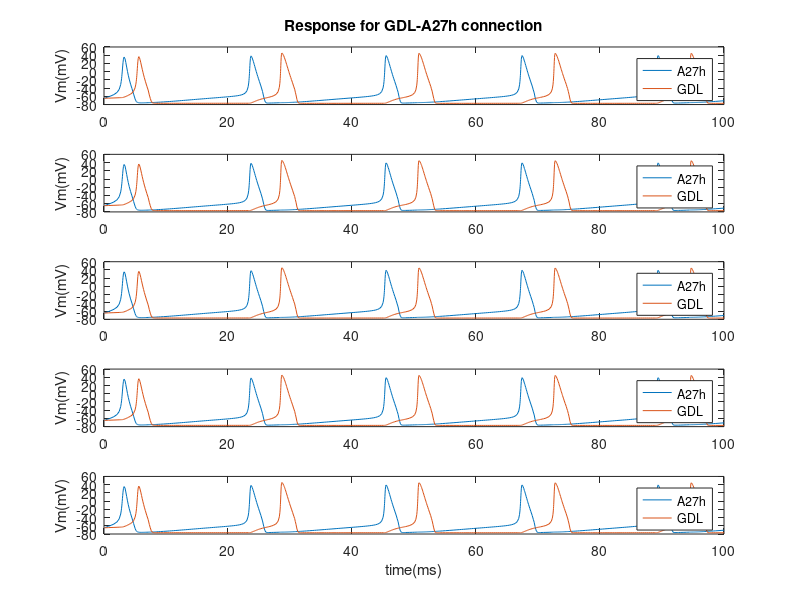
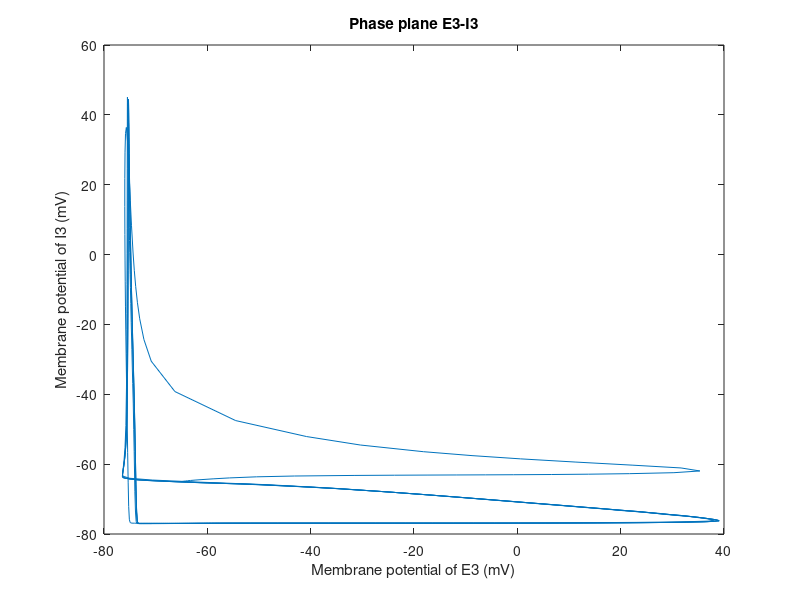

These charts were generated, in order, by the following MATLAB code:
% Unilateral connection within EI connection;
% Model basis: Hodgkin huxley model
% Description: within 20 neurons (5E-5I, intra(E-I & I-E), inter (I-I))
% Main content: 1) parameter; 2) function; 3) solver;

%% Basic function relations
% DIFFERENTIAL EQUATIONS:
%  E_v' = ((E_input1_Iapp+E_input1_noise*randn(1,E_Npop)))+((E_ina_INa(E_v,E_ina_m,E_ina_h))+((E_ik_IK(E_v,E_ik_n))))+((-E_I_igaba_ISYN(E_v,E_I_igaba_s)))
%  E_ina_m' =  E_ina_aM(E_v).*(1-E_ina_m)-E_ina_bM(E_v).*E_ina_m
%  E_ina_h' =  E_ina_aH(E_v).*(1-E_ina_h)-E_ina_bH(E_v).*E_ina_h
%  E_ik_n' =  E_ik_aN(E_v).*(1-E_ik_n)-E_ik_bN(E_v).*E_ik_n
%  I_v' = ((I_input1_Iapp+I_input1_noise*randn(1,I_Npop)))+((I_ina_INa(I_v,I_ina_m,I_ina_h))+((I_ik_IK(I_v,I_ik_n))))+((-I_E_iampa_ISYN(I_v,I_E_iampa_s)))
%  I_ina_m' =  I_ina_aM(I_v).*(1-I_ina_m)-I_ina_bM(I_v).*I_ina_m
%  I_ina_h' =  I_ina_aH(I_v).*(1-I_ina_h)-I_ina_bH(I_v).*I_ina_h
%  I_ik_n' =  I_ik_aN(I_v).*(1-I_ik_n)-I_ik_bN(I_v).*I_ik_n
%  E_I_igaba_s' = -E_I_igaba_s./E_I_igaba_tauD+((1-E_I_igaba_s)/E_I_igaba_tauR).*(1+tanh(I_v/10))
%  I_E_iampa_s' = -I_E_iampa_s./I_E_iampa_tauD+((1-I_E_iampa_s)/I_E_iampa_tauR).*(1+tanh(E_v/10))
% Initial conditions:
%  E_v(0) = -65 * ones(1,E_Npop)
%  E_ina_m(0) = .1*ones(1,E_Npop)
%  E_ina_h(0) = .1*ones(1,E_Npop)
%  E_ik_n(0) = 0*ones(1,E_Npop)
%  I_v(0) = -65 * ones(1,I_Npop)
%  I_ina_m(0) = .1*ones(1,I_Npop)
%  I_ina_h(0) = .1*ones(1,I_Npop)
%  I_ik_n(0) = 0*ones(1,I_Npop)
%  E_I_igaba_s(0) = .1*ones(1,I_Npop)
%  I_E_iampa_s(0) = .1*ones(1,E_Npop)

clc;
clear all;

%% Parameter Space:
% Sodium conductance:120; Potasium condunctance:36; 
% E-Input current:5; I-Input current:0;
% E-num:1; E-num:1;
  E_ina_gNa = +120.0000; E_ik_gK = +36.0000; 
  E_input1_Iapp = +5.0000; E_input1_noise = +0.0000; 
  E_Npop = +1.0000;     % represent for the number in each neuron groups;
  I_ina_gNa = +120.0000; I_ik_gK = +36.0000;
  I_input1_Iapp = +0.0000; I_input1_noise = +0.0000; 
  I_Npop = +1.0000;
  E3_ina_gNa = +120.0000; E3_ik_gK = +36.0000;
  E3_input1_Iapp = +5.0000; E3_input1_noise = +0.0000; 
  E3_Npop = +1.0000;
  I4_ina_gNa = +120.0000; I4_ik_gK = +36.0000; 
  I4_input1_Iapp = +0.0000; I4_input1_noise = +0.0000; 
  I4_Npop = +1.0000;
  E5_ina_gNa = +120.0000; E5_ik_gK = +36.0000;
  E5_input1_Iapp = +5.0000; E5_input1_noise = +0.0000; 
  E5_Npop = +1.0000;
  I6_ina_gNa = +120.0000; I6_ik_gK = +36.0000;
  I6_input1_Iapp = +0.0000; I6_input1_noise = +0.0000; 
  I6_Npop = +1.0000;
  E7_ina_gNa = +120.0000; E7_ik_gK = +36.0000;
  E7_input1_Iapp = +5.0000; E7_input1_noise = +0.0000; 
  E7_Npop = +1.0000;
  I8_ina_gNa = +120.0000; I8_ik_gK = +36.0000;
  I8_input1_Iapp = +0.0000; I8_input1_noise = +0.0000; 
  I8_Npop = +1.0000;
  E9_ina_gNa = +120.0000; E9_ik_gK = +36.0000;
  E9_input1_Iapp = +5.0000; E9_input1_noise = +0.0000; 
  E9_Npop = +1.0000;
  I10_ina_gNa = +120.0000; I10_ik_gK = +36.0000;
  I10_input1_Iapp = +0.0000; I10_input1_noise = +0.0000; 
  I10_Npop = +1.0000;
% Synaptic connection:(GDL-A27h-GDL)
  E_I_igaba_gSYN = +0.2500; E_I_igaba_ESYN = -80.0000;
  E_I_igaba_tauD = +10.0000; E_I_igaba_tauR = +0.4000;
  I4_I_igaba_gSYN = +0.2500; I4_I_igaba_ESYN = -80.0000;
  I4_I_igaba_tauD = +10.0000; I4_I_igaba_tauR = +0.4000;
  E3_I4_igaba_gSYN = +0.2500; E3_I4_igaba_ESYN = -80.0000;
  E3_I4_igaba_tauD = +10.0000; E3_I4_igaba_tauR = +0.4000;
  I6_I4_igaba_gSYN = +0.2500; I6_I4_igaba_ESYN = -80.0000;
  I6_I4_igaba_tauD = +10.0000; I6_I4_igaba_tauR = +0.4000; 
  E5_I6_igaba_gSYN = +0.2500; E5_I6_igaba_ESYN = -80.0000;
  E5_I6_igaba_tauD = +10.0000; E5_I6_igaba_tauR = +0.4000;
  I8_I6_igaba_gSYN = +0.2500; I8_I6_igaba_ESYN = -80.0000;
  I8_I6_igaba_tauD = +10.0000; I8_I6_igaba_tauR = +0.4000;
  E7_I8_igaba_gSYN = +0.2500; E7_I8_igaba_ESYN = -80.0000;
  E7_I8_igaba_tauD = +10.0000; E7_I8_igaba_tauR = +0.4000;
  I10_I8_igaba_gSYN = +0.2500; I10_I8_igaba_ESYN = -80.0000;
  I10_I8_igaba_tauD = +10.0000; I10_I8_igaba_tauR = +0.4000;
  E9_I10_igaba_gSYN = +0.2500; E9_I10_igaba_ESYN = -80.0000;
  E9_I10_igaba_tauD = +10.0000; E9_I10_igaba_tauR = +0.4000;
  I_I10_igaba_gSYN = +0.2500; I_I10_igaba_ESYN = -80.0000;
  I_I10_igaba_tauD = +10.0000; I_I10_igaba_tauR = +0.4000;
  % with E-I intra connection
  I_E_iampa_gSYN = +0.1000; I_E_iampa_ESYN = +0.0000;
  I_E_iampa_tauD = +2.0000; I_E_iampa_tauR = +0.4000;
  I4_E3_iampa_gSYN = +0.1000; I4_E3_iampa_ESYN = +0.0000;
  I4_E3_iampa_tauD = +2.0000; I4_E3_iampa_tauR = +0.4000;
  I6_E5_iampa_gSYN = +0.1000; I6_E5_iampa_ESYN = +0.0000;
  I6_E5_iampa_tauD = +2.0000; I6_E5_iampa_tauR = +0.4000;
  I8_E7_iampa_gSYN = +0.1000; I8_E7_iampa_ESYN = +0.0000;
  I8_E7_iampa_tauD = +2.0000; I8_E7_iampa_tauR = +0.4000;
  I10_E9_iampa_gSYN = +0.1000; I10_E9_iampa_ESYN = +0.0000;
  I10_E9_iampa_tauD = +2.0000; I10_E9_iampa_tauR = +0.4000;
  
% Neuron population setting:
  E_I_igaba_netcon = ones(I_Npop,E_Npop);
  I4_I_igaba_netcon = ones(I_Npop,I4_Npop);
  E3_I4_igaba_netcon = ones(I4_Npop,E3_Npop);
  I6_I4_igaba_netcon = ones(I4_Npop,I6_Npop);
  E5_I6_igaba_netcon = ones(I6_Npop,E5_Npop);
  I8_I6_igaba_netcon = ones(I6_Npop,I8_Npop);
  E7_I8_igaba_netcon = ones(I8_Npop,E7_Npop);
  I10_I8_igaba_netcon = ones(I8_Npop,I10_Npop);
  E9_I10_igaba_netcon = ones(I10_Npop,E9_Npop);
  I_I10_igaba_netcon = ones(I10_Npop,I_Npop);
  % with E-I intra connection
  I_E_iampa_netcon = ones(E_Npop,I_Npop);
  I4_E3_iampa_netcon = ones(E3_Npop,I4_Npop);
  I6_E5_iampa_netcon = ones(E5_Npop,I6_Npop);
  I8_E7_iampa_netcon = ones(E7_Npop,I8_Npop);
  I10_E9_iampa_netcon = ones(E9_Npop,I10_Npop);
  
  
%% Functions:
  E_ina_INa = @(E_v,E_ina_m,E_ina_h) -E_ina_gNa.*E_ina_m.^3.*E_ina_h.*(E_v-50);
  E_ina_aM = @(E_v) (2.5-.1*(E_v+65))./(exp(2.5-.1*(E_v+65))-1);
  E_ina_bM = @(E_v) 4*exp(-(E_v+65)/18);
  E_ina_aH = @(E_v) .07*exp(-(E_v+65)/20);
  E_ina_bH = @(E_v) 1./(exp(3-.1*(E_v+65))+1);
  E_ik_IK = @(E_v,E_ik_n) -E_ik_gK.*E_ik_n.^4.*(E_v+77);
  E_ik_aN = @(E_v) (.1-.01*(E_v+65))./(exp(1-.1*(E_v+65))-1);
  E_ik_bN = @(E_v) .125*exp(-(E_v+65)/80);
  I_ina_INa = @(I_v,I_ina_m,I_ina_h) -I_ina_gNa.*I_ina_m.^3.*I_ina_h.*(I_v-50);
  I_ina_aM = @(I_v) (2.5-.1*(I_v+65))./(exp(2.5-.1*(I_v+65))-1);
  I_ina_bM = @(I_v) 4*exp(-(I_v+65)/18);
  I_ina_aH = @(I_v) .07*exp(-(I_v+65)/20);
  I_ina_bH = @(I_v) 1./(exp(3-.1*(I_v+65))+1);
  I_ik_IK = @(I_v,I_ik_n) -I_ik_gK.*I_ik_n.^4.*(I_v+77);
  I_ik_aN = @(I_v) (.1-.01*(I_v+65))./(exp(1-.1*(I_v+65))-1);
  I_ik_bN = @(I_v) .125*exp(-(I_v+65)/80);
  E3_ina_INa = @(E3_v,E3_ina_m,E3_ina_h) -E3_ina_gNa.*E3_ina_m.^3.*E3_ina_h.*(E3_v-50);
  E3_ina_aM = @(E3_v) (2.5-.1*(E3_v+65))./(exp(2.5-.1*(E3_v+65))-1);
  E3_ina_bM = @(E3_v) 4*exp(-(E3_v+65)/18);
  E3_ina_aH = @(E3_v) .07*exp(-(E3_v+65)/20);
  E3_ina_bH = @(E3_v) 1./(exp(3-.1*(E3_v+65))+1);
  E3_ik_IK = @(E3_v,E3_ik_n) -E3_ik_gK.*E3_ik_n.^4.*(E3_v+77);
  E3_ik_aN = @(E3_v) (.1-.01*(E3_v+65))./(exp(1-.1*(E3_v+65))-1);
  E3_ik_bN = @(E3_v) .125*exp(-(E3_v+65)/80);
  I4_ina_INa = @(I4_v,I4_ina_m,I4_ina_h) -I4_ina_gNa.*I4_ina_m.^3.*I4_ina_h.*(I4_v-50);
  I4_ina_aM = @(I4_v) (2.5-.1*(I4_v+65))./(exp(2.5-.1*(I4_v+65))-1);
  I4_ina_bM = @(I4_v) 4*exp(-(I4_v+65)/18);
  I4_ina_aH = @(I4_v) .07*exp(-(I4_v+65)/20);
  I4_ina_bH = @(I4_v) 1./(exp(3-.1*(I4_v+65))+1);
  I4_ik_IK = @(I4_v,I4_ik_n) -I4_ik_gK.*I4_ik_n.^4.*(I4_v+77);
  I4_ik_aN = @(I4_v) (.1-.01*(I4_v+65))./(exp(1-.1*(I4_v+65))-1);
  I4_ik_bN = @(I4_v) .125*exp(-(I4_v+65)/80);
  E5_ina_INa = @(E5_v,E5_ina_m,E5_ina_h) -E5_ina_gNa.*E5_ina_m.^3.*E5_ina_h.*(E5_v-50);
  E5_ina_aM = @(E5_v) (2.5-.1*(E5_v+65))./(exp(2.5-.1*(E5_v+65))-1);
  E5_ina_bM = @(E5_v) 4*exp(-(E5_v+65)/18);
  E5_ina_aH = @(E5_v) .07*exp(-(E5_v+65)/20);
  E5_ina_bH = @(E5_v) 1./(exp(3-.1*(E5_v+65))+1);
  E5_ik_IK = @(E5_v,E5_ik_n) -E5_ik_gK.*E5_ik_n.^4.*(E5_v+77);
  E5_ik_aN = @(E5_v) (.1-.01*(E5_v+65))./(exp(1-.1*(E5_v+65))-1);
  E5_ik_bN = @(E5_v) .125*exp(-(E5_v+65)/80);
  I6_ina_INa = @(I6_v,I6_ina_m,I6_ina_h) -I6_ina_gNa.*I6_ina_m.^3.*I6_ina_h.*(I6_v-50);
  I6_ina_aM = @(I6_v) (2.5-.1*(I6_v+65))./(exp(2.5-.1*(I6_v+65))-1);
  I6_ina_bM = @(I6_v) 4*exp(-(I6_v+65)/18);
  I6_ina_aH = @(I6_v) .07*exp(-(I6_v+65)/20);
  I6_ina_bH = @(I6_v) 1./(exp(3-.1*(I6_v+65))+1);
  I6_ik_IK = @(I6_v,I6_ik_n) -I6_ik_gK.*I6_ik_n.^4.*(I6_v+77);
  I6_ik_aN = @(I6_v) (.1-.01*(I6_v+65))./(exp(1-.1*(I6_v+65))-1);
  I6_ik_bN = @(I6_v) .125*exp(-(I6_v+65)/80);
  E7_ina_INa = @(E7_v,E7_ina_m,E7_ina_h) -E7_ina_gNa.*E7_ina_m.^3.*E7_ina_h.*(E7_v-50);
  E7_ina_aM = @(E7_v) (2.5-.1*(E7_v+65))./(exp(2.5-.1*(E7_v+65))-1);
  E7_ina_bM = @(E7_v) 4*exp(-(E7_v+65)/18);
  E7_ina_aH = @(E7_v) .07*exp(-(E7_v+65)/20);
  E7_ina_bH = @(E7_v) 1./(exp(3-.1*(E7_v+65))+1);
  E7_ik_IK = @(E7_v,E7_ik_n) -E7_ik_gK.*E7_ik_n.^4.*(E7_v+77);
  E7_ik_aN = @(E7_v) (.1-.01*(E7_v+65))./(exp(1-.1*(E7_v+65))-1);
  E7_ik_bN = @(E7_v) .125*exp(-(E7_v+65)/80);
  I8_ina_INa = @(I8_v,I8_ina_m,I8_ina_h) -I8_ina_gNa.*I8_ina_m.^3.*I8_ina_h.*(I8_v-50);
  I8_ina_aM = @(I8_v) (2.5-.1*(I8_v+65))./(exp(2.5-.1*(I8_v+65))-1);
  I8_ina_bM = @(I8_v) 4*exp(-(I8_v+65)/18);
  I8_ina_aH = @(I8_v) .07*exp(-(I8_v+65)/20);
  I8_ina_bH = @(I8_v) 1./(exp(3-.1*(I8_v+65))+1);
  I8_ik_IK = @(I8_v,I8_ik_n) -I8_ik_gK.*I8_ik_n.^4.*(I8_v+77);
  I8_ik_aN = @(I8_v) (.1-.01*(I8_v+65))./(exp(1-.1*(I8_v+65))-1);
  I8_ik_bN = @(I8_v) .125*exp(-(I8_v+65)/80);
  E9_ina_INa = @(E9_v,E9_ina_m,E9_ina_h) -E9_ina_gNa.*E9_ina_m.^3.*E9_ina_h.*(E9_v-50);
  E9_ina_aM = @(E9_v) (2.5-.1*(E9_v+65))./(exp(2.5-.1*(E9_v+65))-1);
  E9_ina_bM = @(E9_v) 4*exp(-(E9_v+65)/18);
  E9_ina_aH = @(E9_v) .07*exp(-(E9_v+65)/20);
  E9_ina_bH = @(E9_v) 1./(exp(3-.1*(E9_v+65))+1);
  E9_ik_IK = @(E9_v,E9_ik_n) -E9_ik_gK.*E9_ik_n.^4.*(E9_v+77);
  E9_ik_aN = @(E9_v) (.1-.01*(E9_v+65))./(exp(1-.1*(E9_v+65))-1);
  E9_ik_bN = @(E9_v) .125*exp(-(E9_v+65)/80);
  I10_ina_INa = @(I10_v,I10_ina_m,I10_ina_h) -I10_ina_gNa.*I10_ina_m.^3.*I10_ina_h.*(I10_v-50);
  I10_ina_aM = @(I10_v) (2.5-.1*(I10_v+65))./(exp(2.5-.1*(I10_v+65))-1);
  I10_ina_bM = @(I10_v) 4*exp(-(I10_v+65)/18);
  I10_ina_aH = @(I10_v) .07*exp(-(I10_v+65)/20);
  I10_ina_bH = @(I10_v) 1./(exp(3-.1*(I10_v+65))+1);
  I10_ik_IK = @(I10_v,I10_ik_n) -I10_ik_gK.*I10_ik_n.^4.*(I10_v+77);
  I10_ik_aN = @(I10_v) (.1-.01*(I10_v+65))./(exp(1-.1*(I10_v+65))-1);
  I10_ik_bN = @(I10_v) .125*exp(-(I10_v+65)/80);
  E_I_igaba_ISYN = @(E_v,E_I_igaba_s)(E_I_igaba_gSYN.*(E_I_igaba_s*E_I_igaba_netcon).*(E_v-E_I_igaba_ESYN));
  I4_I_igaba_ISYN = @(I4_v,I4_I_igaba_s)(I4_I_igaba_gSYN.*(I4_I_igaba_s*I4_I_igaba_netcon).*(I4_v-I4_I_igaba_ESYN));
  E3_I4_igaba_ISYN = @(E3_v,E3_I4_igaba_s)(E3_I4_igaba_gSYN.*(E3_I4_igaba_s*E3_I4_igaba_netcon).*(E3_v-E3_I4_igaba_ESYN)); 
  I6_I4_igaba_ISYN = @(I6_v,I6_I4_igaba_s)(I6_I4_igaba_gSYN.*(I6_I4_igaba_s*I6_I4_igaba_netcon).*(I6_v-I6_I4_igaba_ESYN)); 
  E5_I6_igaba_ISYN = @(E5_v,E5_I6_igaba_s)(E5_I6_igaba_gSYN.*(E5_I6_igaba_s*E5_I6_igaba_netcon).*(E5_v-E5_I6_igaba_ESYN));
  I8_I6_igaba_ISYN = @(I8_v,I8_I6_igaba_s)(I8_I6_igaba_gSYN.*(I8_I6_igaba_s*I8_I6_igaba_netcon).*(I8_v-I8_I6_igaba_ESYN));
  E7_I8_igaba_ISYN = @(E7_v,E7_I8_igaba_s)(E7_I8_igaba_gSYN.*(E7_I8_igaba_s*E7_I8_igaba_netcon).*(E7_v-E7_I8_igaba_ESYN));
  I10_I8_igaba_ISYN = @(I10_v,I10_I8_igaba_s)(I10_I8_igaba_gSYN.*(I10_I8_igaba_s*I10_I8_igaba_netcon).*(I10_v-I10_I8_igaba_ESYN));
  E9_I10_igaba_ISYN = @(E9_v,E9_I10_igaba_s)(E9_I10_igaba_gSYN.*(E9_I10_igaba_s*E9_I10_igaba_netcon).*(E9_v-E9_I10_igaba_ESYN));
  I_I10_igaba_ISYN = @(I_v,I_I10_igaba_s)(I_I10_igaba_gSYN.*(I_I10_igaba_s*I_I10_igaba_netcon).*(I_v-I_I10_igaba_ESYN));
  % with E-I intra connection
  I_E_iampa_ISYN = @(I_v,I_E_iampa_s)(I_E_iampa_gSYN.*(I_E_iampa_s*I_E_iampa_netcon).*(I_v-I_E_iampa_ESYN));
  I4_E3_iampa_ISYN = @(I4_v,I4_E3_iampa_s)(I4_E3_iampa_gSYN.*(I4_E3_iampa_s*I4_E3_iampa_netcon).*(I4_v-I4_E3_iampa_ESYN));
  I6_E5_iampa_ISYN = @(I6_v,I6_E5_iampa_s)(I6_E5_iampa_gSYN.*(I6_E5_iampa_s*I6_E5_iampa_netcon).*(I6_v-I6_E5_iampa_ESYN));
  I8_E7_iampa_ISYN = @(I8_v,I8_E7_iampa_s)(I8_E7_iampa_gSYN.*(I8_E7_iampa_s*I8_E7_iampa_netcon).*(I8_v-I8_E7_iampa_ESYN));
  I10_E9_iampa_ISYN = @(I10_v,I10_E9_iampa_s)(I10_E9_iampa_gSYN.*(I10_E9_iampa_s*I10_E9_iampa_netcon).*(I10_v-I10_E9_iampa_ESYN));

% Prepare ODEFUN for use with built-in Matlab solvers:
ODEFUN = @(t,X)[((5+0*randn(1,1)))+((E_ina_INa(X(1:1)',X(2:2)',X(3:3)'))+((E_ik_IK(X(1:1)',X(4:4)'))))+((-E_I_igaba_ISYN(X(1:1)',X(41:41)'))),...
    E_ina_aM(X(1:1)').*(1-X(2:2)')-E_ina_bM(X(1:1)').*X(2:2)',...
    E_ina_aH(X(1:1)').*(1-X(3:3)')-E_ina_bH(X(1:1)').*X(3:3)',...
    E_ik_aN(X(1:1)').*(1-X(4:4)')-E_ik_bN(X(1:1)').*X(4:4)',...
    ((0+0*randn(1,1)))+((I_ina_INa(X(5:5)',X(6:6)',X(7:7)'))+((I_ik_IK(X(5:5)',X(8:8)'))))+(-I_E_iampa_ISYN(X(5:5)',X(51:51)'))+((-I_I10_igaba_ISYN(X(5:5)',X(50:50)'))),...
    I_ina_aM(X(5:5)').*(1-X(6:6)')-I_ina_bM(X(5:5)').*X(6:6)',...
    I_ina_aH(X(5:5)').*(1-X(7:7)')-I_ina_bH(X(5:5)').*X(7:7)',...
    I_ik_aN(X(5:5)').*(1-X(8:8)')-I_ik_bN(X(5:5)').*X(8:8)',...
    ((5+0*randn(1,1)))+((((E3_ina_INa(X(9:9)',X(10:10)',X(11:11)'))+((E3_ik_IK(X(9:9)',X(12:12)'))))))+((-E3_I4_igaba_ISYN(X(9:9)',X(43:43)'))),...
    E3_ina_aM(X(9:9)').*(1-X(10:10)')-E3_ina_bM(X(9:9)').*X(10:10)',...
    E3_ina_aH(X(9:9)').*(1-X(11:11)')-E3_ina_bH(X(9:9)').*X(11:11)',...
    E3_ik_aN(X(9:9)').*(1-X(12:12)')-E3_ik_bN(X(9:9)').*X(12:12)',...
    ((0+0*randn(1,1)))+((((I4_ina_INa(X(13:13)',X(14:14)',X(15:15)'))+((I4_ik_IK(X(13:13)',X(16:16)'))))))+(-I4_E3_iampa_ISYN(X(13:13)',X(52:52)')+((-I4_I_igaba_ISYN(X(13:13)',X(42:42)')))),...
    I4_ina_aM(X(13:13)').*(1-X(14:14)')-I4_ina_bM(X(13:13)').*X(14:14)',...
    I4_ina_aH(X(13:13)').*(1-X(15:15)')-I4_ina_bH(X(13:13)').*X(15:15)',...
    I4_ik_aN(X(13:13)').*(1-X(16:16)')-I4_ik_bN(X(13:13)').*X(16:16)',...
    ((5+0*randn(1,1)))+((((E5_ina_INa(X(17:17)',X(18:18)',X(19:19)'))+((E5_ik_IK(X(17:17)',X(20:20)'))))))+((-E5_I6_igaba_ISYN(X(17:17)',X(45:45)'))),...
    E5_ina_aM(X(17:17)').*(1-X(18:18)')-E5_ina_bM(X(17:17)').*X(18:18)',...
    E5_ina_aH(X(17:17)').*(1-X(19:19)')-E5_ina_bH(X(17:17)').*X(19:19)',...
    E5_ik_aN(X(17:17)').*(1-X(20:20)')-E5_ik_bN(X(17:17)').*X(20:20)',...
    ((0+0*randn(1,1)))+((((I6_ina_INa(X(21:21)',X(22:22)',X(23:23)'))+((I6_ik_IK(X(21:21)',X(24:24)'))))))+(-I6_E5_iampa_ISYN(X(21:21)',X(53:53)'))+((-I6_I4_igaba_ISYN(X(21:21)',X(44:44)'))),...
    I6_ina_aM(X(21:21)').*(1-X(22:22)')-I6_ina_bM(X(21:21)').*X(22:22)',...
    I6_ina_aH(X(21:21)').*(1-X(23:23)')-I6_ina_bH(X(21:21)').*X(23:23)',...
    I6_ik_aN(X(21:21)').*(1-X(24:24)')-I6_ik_bN(X(21:21)').*X(24:24)',...
    ((5+0*randn(1,1)))+((((E7_ina_INa(X(25:25)',X(26:26)',X(27:27)'))+((E7_ik_IK(X(25:25)',X(28:28)'))))))+((-E7_I8_igaba_ISYN(X(25:25)',X(47:47)'))),...
    E7_ina_aM(X(25:25)').*(1-X(26:26)')-E7_ina_bM(X(25:25)').*X(26:26)',...
    E7_ina_aH(X(25:25)').*(1-X(27:27)')-E7_ina_bH(X(25:25)').*X(27:27)',...
    E7_ik_aN(X(25:25)').*(1-X(28:28)')-E7_ik_bN(X(25:25)').*X(28:28)',...
    ((0+0*randn(1,1)))+((((I8_ina_INa(X(29:29)',X(30:30)',X(31:31)'))+((I8_ik_IK(X(29:29)',X(32:32)'))))))+(-I8_E7_iampa_ISYN(X(29:29)',X(54:54)'))+((-I8_I6_igaba_ISYN(X(29:29)',X(46:46)'))),...
    I8_ina_aM(X(29:29)').*(1-X(30:30)')-I8_ina_bM(X(29:29)').*X(30:30)',...
    I8_ina_aH(X(29:29)').*(1-X(31:31)')-I8_ina_bH(X(29:29)').*X(31:31)',...
    I8_ik_aN(X(29:29)').*(1-X(32:32)')-I8_ik_bN(X(29:29)').*X(32:32)',...
    ((5+0*randn(1,1)))+((((E9_ina_INa(X(33:33)',X(34:34)',X(35:35)'))+((E9_ik_IK(X(33:33)',X(36:36)'))))))+((-E9_I10_igaba_ISYN(X(33:33)',X(49:49)'))),...
    E9_ina_aM(X(33:33)').*(1-X(34:34)')-E9_ina_bM(X(33:33)').*X(34:34)',...
    E9_ina_aH(X(33:33)').*(1-X(35:35)')-E9_ina_bH(X(33:33)').*X(35:35)',...
    E9_ik_aN(X(33:33)').*(1-X(36:36)')-E9_ik_bN(X(33:33)').*X(36:36)',...
    ((0+0*randn(1,1)))+((((I10_ina_INa(X(37:37)',X(38:38)',X(39:39)'))+((I10_ik_IK(X(37:37)',X(40:40)'))))))+(-I10_E9_iampa_ISYN(X(37:37)',X(55:55)'))+((-I10_I8_igaba_ISYN(X(37:37)',X(48:48)'))),...
    I10_ina_aM(X(37:37)').*(1-X(38:38)')-I10_ina_bM(X(37:37)').*X(38:38)',...
    I10_ina_aH(X(37:37)').*(1-X(39:39)')-I10_ina_bH(X(37:37)').*X(39:39)',...
    I10_ik_aN(X(37:37)').*(1-X(40:40)')-I10_ik_bN(X(37:37)').*X(40:40)',...
    -X(41:41)'./10+((1-X(41:41)')/0.4).*(1+tanh(X(5:5)'/10)),...
    -X(42:42)'./2+((1-X(42:42)')/0.4).*(1+tanh(X(5:5)'/10)),...
    -X(43:43)'./10+((1-X(43:43)')/0.4).*(1+tanh(X(13:13)'/10)),...
    -X(44:44)'./2+((1-X(44:44)')/0.4).*(1+tanh(X(13:13)'/10)),...
    -X(45:45)'./10+((1-X(45:45)')/0.4).*(1+tanh(X(21:21)'/10)),...
    -X(46:46)'./2+((1-X(46:46)')/0.4).*(1+tanh(X(21:21)'/10)),...
    -X(47:47)'./10+((1-X(47:47)')/0.4).*(1+tanh(X(29:29)'/10)),...
    -X(48:48)'./2+((1-X(48:48)')/0.4).*(1+tanh(X(29:29)'/10)),...    
    -X(49:49)'./10+((1-X(49:49)')/0.4).*(1+tanh(X(37:37)'/10)),...
    -X(50:50)'./2+((1-X(50:50)')/0.4).*(1+tanh(X(37:37)'/10)),...
    -X(51:51)'./2+((1-X(51:51)')/0.4).*(1+tanh(X(1:1)'/10)),...
    -X(52:52)'./2+((1-X(52:52)')/0.4).*(1+tanh(X(9:9)'/10)),...
    -X(53:53)'./2+((1-X(53:53)')/0.4).*(1+tanh(X(17:17)'/10)),...
    -X(54:54)'./2+((1-X(54:54)')/0.4).*(1+tanh(X(25:25)'/10)),...
    -X(55:55)'./2+((1-X(55:55)')/0.4).*(1+tanh(X(33:33)'/10))]';
IC = [-65          0.1          0.1            0          -65          0.1          0.1            0          -65          0.1          0.1            0          -65          0.1          0.1            0          -65          0.1          0.1            0          -65          0.1          0.1            0          -65          0.1          0.1            0          -65          0.1          0.1            0          -65          0.1          0.1            0          -65          0.1          0.1            0          0.1          0.1          0.1          0.1          0.1          0.1          0.1          0.1          0.1          0.1          0.1          0.1          0.1          0.1          0.1];

%% Solve system using built-in Matlab solver:
options=odeset('RelTol',1e-2,'AbsTol',1e-4,'InitialStep',.01);
[t,y]=ode23(ODEFUN,[0 100],IC,options);

%% Plot results
set(0,'defaultFigureColor','w');
figure(1)
subplot(5,1,1)
plot(t,y(:,1),t,y(:,5));
title('Response for GDL-A27h connection');
legend('A27h','GDL');
ylabel('Vm(mV)');
subplot(5,1,2)
plot(t,y(:,9),t,y(:,13));
legend('A27h','GDL');
ylabel('Vm(mV)');
subplot(5,1,3)
plot(t,y(:,17),t,y(:,21));
legend('A27h','GDL');
ylabel('Vm(mV)');
subplot(5,1,4)
plot(t,y(:,25),t,y(:,29));
legend('A27h','GDL');
ylabel('Vm(mV)');
subplot(5,1,5)
plot(t,y(:,33),t,y(:,37));
legend('A27h','GDL');
ylabel('Vm(mV)');
xlabel('time(ms)');

% choose the middle segment response as the phase plane analysis
figure(2)
plot(y(:,17),y(:,21));
title('Phase plane E3-I3');
ylabel('Membrane potential of I3 (mV)');
xlabel('Membrane potential of E3 (mV)');